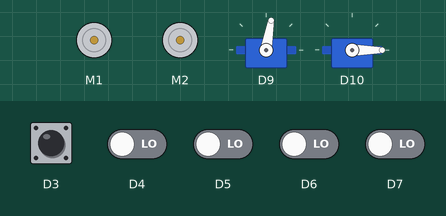
The sketch below on a simulated Arduino Nano 33 IoT. Parts: 2 × DC motor (green arrow = forward, orange = backward, longer = faster), 2 × servo. The inputs (shaded band) are chosen by the test bench; at power-on: D3 HIGH, D4–7 LOW. What the sketch prints to the serial monitor is not drawn.

Above: at 2.2 s.
2.3 s: D3 pulsed LOW 2 times (0.12 s each, 0.3 s apart)
At 2.61 s:
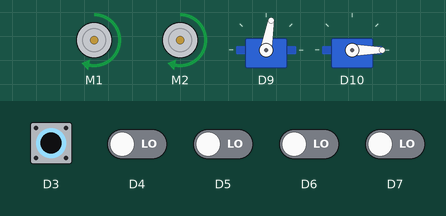
5.6 s: D4 driven HIGH
At 7.0 s:
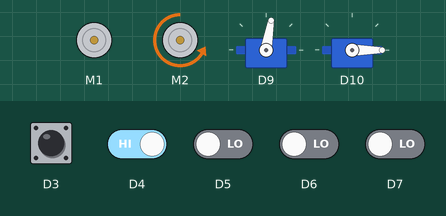
8.6 s: D4 driven LOW
At 10.27 s:
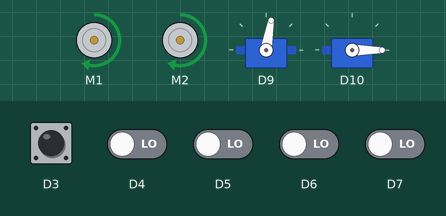
11.6 s: D5 driven HIGH
At 12.4 s:
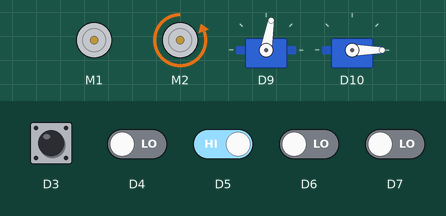
13.1 s: D6 driven HIGH
At 13.6 s:
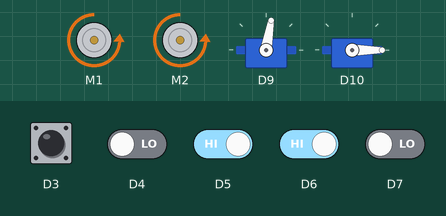
14.6 s: D5 driven LOW
At 16.0 s:
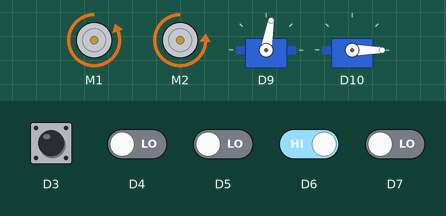
Timing chart, 0 to 17.1 s (numbered marks = the images above; inputs shaded):
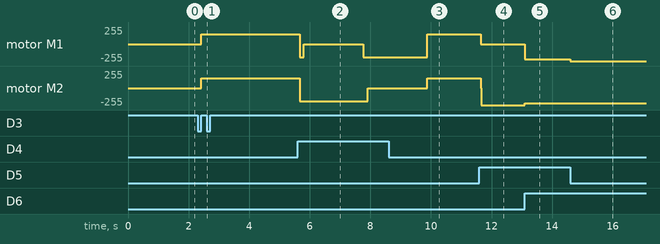

The sketch:

system.ino
```cpp
#include "IDP_lib.h"

// Constants for turn directions
const int STRAIGHT_ON = 0;
const int RIGHT = 1;
const int FULL_AROUND = 2;
const int LEFT = 3;
const int SPECIAL_FROM_THE_LEFT = 4;
const int SPECIAL_FROM_THE_RIGHT = 5;
const int STOP = 7;
const int RIGHT_DIP = 8;
const int LEFT_DIP = 9;
const int TESTING = 10;

// constants for move directions
const int NO_MOVE = 0;
const int FORWARD_MOVE = 1;
const int FORWARD_UNTIL_END_THEN_START_REVERSE = 2;
const int REVERSE_MOVE = 3;
const int KEEP_GOING_UNTIL_END = 4;

// Path array defining the robot's route
int path[] = {
    LEFT,                        // BLOCK
    RIGHT, STRAIGHT_ON, RIGHT, SPECIAL_FROM_THE_LEFT,   // END SPECIAL AT MIDDLE BLOCK
    RIGHT, RIGHT, RIGHT, SPECIAL_FROM_THE_LEFT,         // END SPECIAL AT MIDDLE BLOCK
    LEFT, LEFT, LEFT, SPECIAL_FROM_THE_RIGHT,           // END SPECIAL AT MIDDLE BLOCK
    RIGHT, LEFT, LEFT, STRAIGHT_ON,                     // BLOCK
    LEFT, STRAIGHT_ON, LEFT, SPECIAL_FROM_THE_RIGHT,    // END SPECIAL AT MIDDLE BLOCK
    LEFT,                                               // There's a hidden block on this road
    STOP                                                // Use comments to explain each part of the route.
};

// Special paths for different modes
int special_path[][5] = {
    {STRAIGHT_ON, RIGHT_DIP, RIGHT, LEFT, STRAIGHT_ON},
    {RIGHT, RIGHT_DIP, LEFT, STOP, STOP}, // RLEFT goes forward after
    {LEFT_DIP, RIGHT, LEFT, STRAIGHT_ON, STOP},
    {STRAIGHT_ON, LEFT, RIGHT_DIP, LEFT, STOP},
    {LEFT, LEFT_DIP, STOP, STOP, STOP},
};

//Navigation variables
int progress = 0;
int special_mode = -1;
int special_progress = 0;
int move_mode = FORWARD_MOVE;   //start life by moving forward
long last_turn_time = 0;
long min_time_between_junctions = 2000;

//CLAW Variables
int claw_range = 100;
int is_magnet = 0; // Magnetic is recyclable

// Junction function to handle the robot's movements at junctions
void turn_junction(int turn_direction) {
    Serial.print("Junction turn_direction: ");
    Serial.println(turn_direction);
    switch (turn_direction) {
        case STRAIGHT_ON:
            // Code to go straight
            main_motors.move_forward(30);
            break;
        case RIGHT:
            // Code to turn right
            main_motors.turn_90_right();
            break;
        case LEFT:
            // Code to turn left
            main_motors.turn_90_left();
            break;
        case RIGHT_DIP:
            // Code to turn right
            main_motors.turn_90_right();
            move_mode = FORWARD_UNTIL_END_THEN_START_REVERSE;
            break;
        case LEFT_DIP:
            // Code to turn left
            main_motors.turn_90_left();
            move_mode = FORWARD_UNTIL_END_THEN_START_REVERSE;
            break;
        case SPECIAL_FROM_THE_LEFT:
            // Code for special action to the left
            special_mode = 0 + is_magnet;
            turn_junction(get_turn_direction());
            break;
        case SPECIAL_FROM_THE_RIGHT:
            // Code for special action to the left
            special_mode = 2 + is_magnet;
            turn_junction(get_turn_direction());
            break;
        case TESTING:
            special_mode = 4;
            turn_junction(get_turn_direction());
            break;
        default:
            // Default action for invalid direction
            main_motors.stop();
            break;
    }
}

void loop() {
    if (state) {
        Serial.println("System is running.");
        system_decisions();
    } else {
        Serial.println("System is not running.");
        main_motors.stop();
    }
}

// Function for making system decisions based on sensor readings
void system_decisions() {
    do_a_move();
    Serial.println("Executing system decisions.");
    //Block logic
    // if (get_block_distance() < claw_range)
    // {
    //     //GRAB THE BLOCKKKK
    // }
    //Junction logic
    if (get_line_state() >= 5) {        //If it misinterprets things as junctions look here.
       Serial.println("At junction.");
       turn_junction(get_turn_direction());
    }
}

int get_turn_direction()
{
    int direction;
    Serial.println("Getting turn direction...");
    Serial.print("Last turn time: ");
    Serial.println(last_turn_time);
    move_mode = FORWARD_MOVE;
    //not a huge fan of this, this function just shouldnt even be able to be called if the last turn was too recent.
    //but if it works it works.
    if(last_turn_time + min_time_between_junctions > millis())        //NEW feature to prevent multi junction attitude
    {
        Serial.println("Failsafe triggered: Cancelling last turn.");
        progress--;
    }
    if(progress > sizeof(path)) //sizeof(path) is the byte size not index size, if this works its a fluke
    {
        Serial.println("End of path reached. Stopping.");
        move_mode = 0;
        return STOP;
    }
    if(special_mode == -1)
    {
        direction = path[progress];
        Serial.print("Normal mode. Progress: ");
        Serial.print(progress);
        Serial.print(", Direction: ");
        Serial.println(direction);
        progress++;
        last_turn_time = millis();
    }
    else
    {
        direction = special_path[special_mode][special_progress];
        Serial.print("Special mode. Special progress: ");
        Serial.print(special_progress);
        Serial.print(", Direction: ");
        Serial.println(direction);
        special_progress++;
        last_turn_time = millis();
        if(direction == STOP)
        {
            Serial.println("End of special path. Resetting special mode.");
            special_mode = -1;
            special_progress = 0;
        }
    }
    return direction;
}

void do_a_move()
{
    if(move_mode == NO_MOVE)
    {
        Serial.println("Move mode: NO_MOVE");
    }
    if(move_mode == FORWARD_MOVE)
    {
        Serial.println("Move mode: FORWARD_MOVE");
        line_track_forward();
    }
    if(move_mode == FORWARD_UNTIL_END_THEN_START_REVERSE)
    {
        Serial.println("Move mode: FORWARD_UNTIL_END_THEN_START_REVERSE");
        //looks like its gonna do a lil boogie woogie
        main_motors.move_forward(50);
        main_motors.move_backward(45);  //My gut tells me the code wont work properly here, consider adding print lines
        move_mode = REVERSE_MOVE;
    }
    if(move_mode == REVERSE_MOVE)
    {
        Serial.println("Move mode: REVERSE_MOVE");
        reverse_backward();
    }
}
```

Source omitted: IDP_lib.h (12326 bytes)

Measured:
- after the input at 2.3 s, motor M1, motor M2: stopped → forward 150/255 after 0.12 s
- after the input at 5.6 s, motor M1: forward 150/255 → backward 200/255 after 0.06 s, → stopped 0.15 s later, → backward 200/255 2.0 s later; motor M2: forward 150/255 → backward 200/255 after 0.06 s, → stopped 2.3 s later
- after the input at 8.6 s, motor M1: backward 200/255 → forward 150/255 after 1.3 s; motor M2: stopped → forward 150/255 after 1.3 s
- after the input at 11.6 s, motor M1: forward 150/255 → stopped at once; motor M2: forward 150/255 → backward 255/255 at once
- after the input at 13.1 s, motor M1: stopped → backward 230/255 at once; motor M2: backward 255/255 → backward 230/255 at once
- after the input at 14.6 s, motor M1: backward 230/255 → backward 255/255 at once
